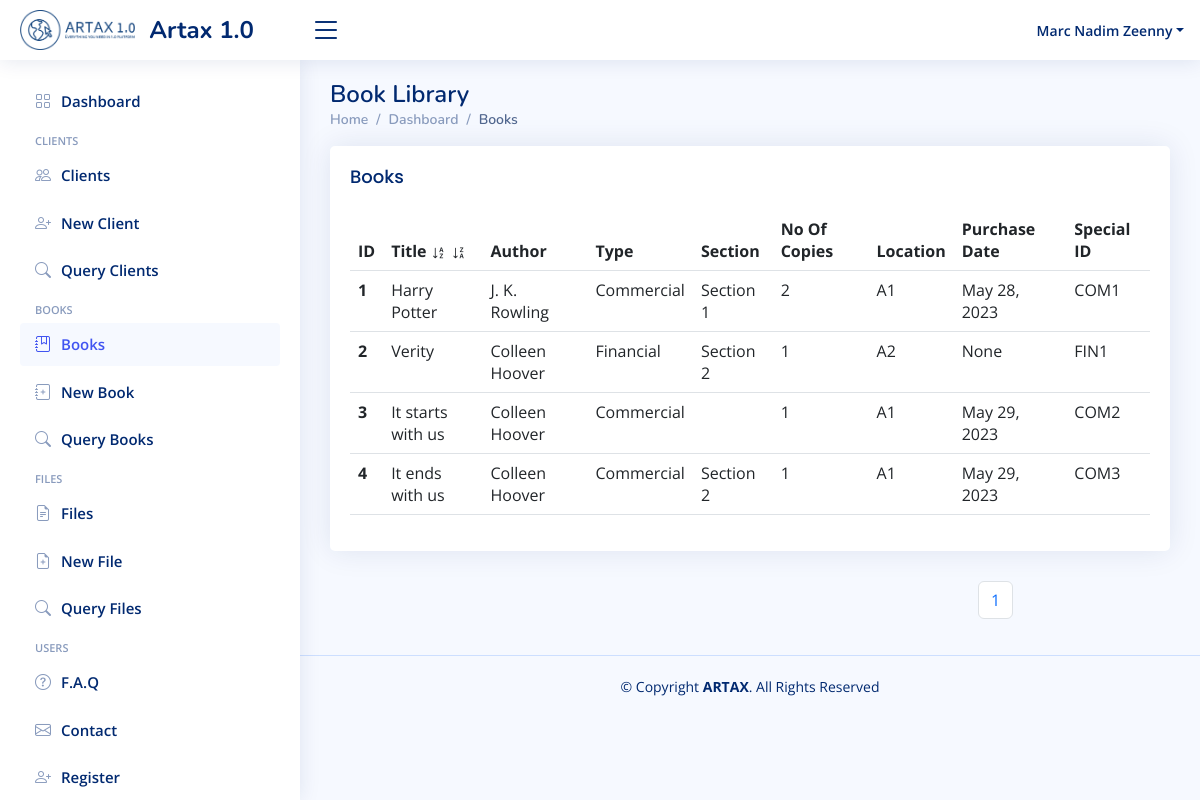
The app's page /books/ (signed in) with its own data.
### artax/models.py (models this page shows, shortened)
class User(AbstractUser):
    email = models.EmailField(blank=True, unique=True)
    about = models.TextField()
    job = models.CharField(max_length=200)
    address = models.TextField()
    phone = models.CharField(max_length=100)
    date_of_registration = models.DateField(default=datetime.today)
    def get_full_name(self):
        return f"{self.first_name} {self.last_name}".strip()

class Book(models.Model):
    lib_id = models.CharField(max_length=50, default="ABC123")
    author = models.ForeignKey("Author", models.PROTECT, related_name="book")
    title = models.CharField(max_length=250)
    subject = models.TextField(null=True)
    type = models.ForeignKey("Type", models.PROTECT, related_name="book")
    section = models.CharField(max_length=250)
    location = models.ForeignKey("Location", models.PROTECT, related_name="book", null=True)
    publisher = models.CharField(max_length=250)
    publishing_date = models.CharField(max_length=250, null=True)
    purchase_date = models.DateField(null=True)
    isbn = models.IntegerField(null=True)
    number_of_copies = models.IntegerField()
    language = models.ForeignKey("Language", models.SET_NULL, related_name="book", null=True)
    date_of_registration = models.DateField(default=datetime.today)
    registrator = models.ForeignKey(User, models.SET_NULL, null=True)

class Author(models.Model):
    name = models.CharField(max_length=200)

class Type(models.Model):
    name = models.CharField(max_length=200)
    code = models.CharField(max_length=3)

class Location(models.Model):
    code = models.CharField(max_length=200)

### artax/views.py (the view)
# urls.py: path("books/", views.all_books, name="all_books"),
@login_required(login_url="login")
def all_books(request):
    page_number = request.GET.get('page')
    books = Book.objects.all()
    if request.GET.get("asc") == 'False':
        books = books[::-1]
    paginator = Paginator(books, PER_PAGE)
    page_obj = paginator.get_page(page_number)
    return render(request, "artax/all-books.html", {"page_obj": page_obj})

### artax/templatetags/custom_tags.py (called while the page is built)
@register.simple_tag(takes_context=True)
def nav_link(context, link, text, icon):
    if context['request'].resolver_match.view_name.endswith(link):
        nav_class = 'nav-item'
        link_class = 'nav-link'
    else:
        nav_class = 'nav-item collapsed'
        link_class = 'nav-link collapsed'
    url = context['request'].build_absolute_uri(reverse(link))
    return mark_safe(f"""<li class="{nav_class}"><a class="{link_class}" href="{url}"><i class="bi bi-{icon}"></i><span>{text}</span></a></li>""")

### artax/templates/artax/all-books.html (shortened to what this page needs)
{% extends 'artax/layout.html' %}
{% block content %}
<main id="main" class="main">
    <div class="pagetitle">
      <h1>Book Library</h1>
      <nav>
        <ol class="breadcrumb">
          <li class="breadcrumb-item"><a href="index.html">Home</a></li>
          <li class="breadcrumb-item">Dashboard</li>
          <li class="breadcrumb-item active">Books</li>
        </ol>
      </nav>
    </div>
    <section class="section">
      <div class="row">
        <div class="col-lg-12">
          <div class="card">
            <div class="card-body">
              <h5 class="card-title">Books</h5>
              <div class="table-responsive-sm table-responsive-md">
                <table class="table table-hover">
                <thead>
                  <tr>
                    <th scope="col">ID</th>
                    <th scope="col">Title <a type="button" class="btn btn-sm" style="padding: 0px 0px;" href="?order_by=title&asc=True"><i class="bi bi-sort-alpha-down"></i></a>
                    <a type="button" class="btn btn-sm" style="padding: 0px 0px;" href="?order_by=title&asc=False"><i class="bi bi-sort-alpha-down-alt"></i></a></th>
                    <th scope="col">Author</th>
                    <th scope="col">Type</th>
                    <th scope="col">Section</th>
                    <th scope="col">No Of Copies</th>
                    <th scope="col">Location</th>
                    <th scope="col">Purchase Date</th>
                    <th scope="col">Special ID</th>
                  </tr>
                </thead>
                <tbody>
                {% for book in page_obj %}
                  <tr class="clickable" onclick="window.location='{% url 'show_book' book_id=book.id %}'" style="cursor: pointer;">
                    <th scope="row">{{ book.id }}</th>
                    <td>{{book.title}}</td>
                    <td>{{book.author.name}}</td>
                    <td>{{book.type.name}}</td>
                    <td>{{book.section}}</td>
                    <td>{{book.number_of_copies}}</td>
                    <td>{{book.location.code}}</td>
                    <td>{{book.purchase_date}}</td>
                    <td>{{book.lib_id}}</td>
                  </tr>
                {% endfor %}
                </tbody>
              </table>
              </div>
            </div>
          </div>
        </div>
        <div class="col-lg-9"></div>
        <div class="col-lg-3">
            <nav aria-label="Page navigation example float-right">
                <ul class="pagination">
                  {% for num in page_obj.paginator.page_range %}
                    {% if page_obj.number == num %}
                      <li class="page-item"><a class="page-link">{{ num }}</a></li>
                    {% else %}
                      <li class="page-item"><a class="page-link" href="?page={{ num }}">{{ num }}</a></li>
                    {% endif %}
                  {% endfor %}
                </ul>
              </nav>
          </div>
      </div>
    </section>
  </main>
{% endblock %}

### artax/templates/artax/layout.html (shortened to what this page needs)
{% load custom_tags %}
{% load static %}
<html lang="en">
<head>
    {% block head %}
    <link href="{% static 'artax/vendor/bootstrap/css/bootstrap.min.css' %}" rel="stylesheet">
    <link href="{% static 'artax/vendor/bootstrap-icons/bootstrap-icons.css' %}" rel="stylesheet">
    <link href="{% static 'artax/vendor/boxicons/css/boxicons.min.css' %}" rel="stylesheet">
    <link href="{% static 'artax/vendor/quill/quill.snow.css'%}" rel="stylesheet">
    <link href="{% static 'artax/vendor/quill/quill.bubble.css'%}" rel="stylesheet">
    <link href="{% static 'artax/vendor/remixicon/remixicon.css'%}" rel="stylesheet">
    <link href="{% static 'artax/vendor/simple-datatables/style.css'%}" rel="stylesheet">
    <link href="{% static 'artax/css/style.css'%}" rel="stylesheet">
    {% endblock %}
</head>
<body>
{% block header %}
<header id="header" class="header fixed-top d-flex align-items-center">
    <div class="d-flex align-items-center justify-content-between">
        <a href="{% url 'index' %}" class="logo d-flex align-items-center" >
            <img src="{% static 'artax/img/png/logo.png' %}" style="height: 40px;" alt="">&nbsp;&nbsp;
            <span class="d-none d-lg-block">Artax 1.0</span>
        </a>
        <i class="bi bi-list toggle-sidebar-btn "></i>
    </div>
    <nav class="header-nav ms-auto">
        <ul class="d-flex align-items-center">
            {% if user.is_authenticated %}
            <li class="nav-item dropdown pe-3">
                <a class="nav-link nav-profile d-flex align-items-center pe-0" href="#" data-bs-toggle="dropdown">
                    <span class="d-none d-md-block dropdown-toggle ps-2">{{ user.get_full_name }}</span>
                </a>
            </li>
            {% else %}
            <li class="nav-item pe-4">
                <a class="nav-link nav-profile d-flex align-items-center pe-0" href="{% url 'login' %}">
                    <span class="d-none d-md-block ps-2">Login to access Artax&trade; features&nbsp;<i class="bi bi-box-arrow-in-right"></i></span>
                </a>
            </li>
            {% endif %}
        </ul>
    </nav>
</header>
{% endblock %}
{% block sidebar %}
<aside id="sidebar" class="sidebar">
    <ul class="sidebar-nav collapsed" id="sidebar-nav">
        {% nav_link 'index' 'Dashboard ' 'grid' %}
        <li class="nav-heading">Clients</li>
        {% nav_link 'all_clients' 'Clients' 'people' %}
        {% nav_link 'new_client' 'New Client' 'person-plus' %}
        {% nav_link 'index' 'Query Clients' 'search' %}
        <li class="nav-heading">Books</li>
        {% nav_link 'all_books' 'Books' 'journal-bookmark' %}
        {% nav_link 'new_book' 'New Book' 'journal-plus' %}
        {% nav_link 'book_queries' 'Query Books ' 'search' %}
        <li class="nav-heading">Files</li>
        {% nav_link 'all_files' 'Files ' 'file-earmark-text' %}
        {% nav_link 'new_file' 'New File' 'file-earmark-plus' %}
        {% nav_link 'file_queries' 'Query Files ' 'search' %}
        <li class="nav-heading">Users</li>
        {% nav_link 'faq' 'F.A.Q' 'question-circle'%}
        {% nav_link 'contact' 'Contact' 'envelope' %}
        {% if user.is_staff %}
            {% nav_link 'register' 'Register' 'person-plus' %}
        {% endif %}
    </ul>
</aside>
{% endblock%}
{% block content %}{% endblock %}
{% block footer %}
<footer id="footer" class="footer">
    <div class="copyright">
        &copy; Copyright <strong><span>ARTAX</span></strong>. All Rights Reserved
    </div>
</footer>
</body>
</html>
{% endblock %}

### artax/static/artax/css/style.css (style rules this page uses)
:root { scroll-behavior: smooth; }
body { font-family: "Open Sans", sans-serif; background: #f6f9ff; color: #444444; }
a { color: #4154f1; text-decoration: none; }
h1, h2, h3, h4, h5, h6 { font-family: "Nunito", sans-serif; }
#main { margin-top: 60px; padding: 20px 30px; transition: all 0.3s; }
.pagetitle { margin-bottom: 10px; }
.pagetitle h1 { font-size: 24px; margin-bottom: 0; font-weight: 600; color: #012970; }
.card { margin-bottom: 30px; border: none; border-radius: 5px; box-shadow: 0px 0 30px rgba(1, 41, 112, 0.1); }
.card-title { padding: 20px 0 15px 0; font-size: 18px; font-weight: 500; color: #012970; font-family: "Poppins", sans-serif; }
.card-body { padding: 0 20px 20px 20px; }
.breadcrumb { font-size: 14px; font-family: "Nunito", sans-serif; color: #899bbd; font-weight: 600; }
.breadcrumb a { color: #899bbd; transition: 0.3s; }
.breadcrumb .breadcrumb-item::before { color: #899bbd; }
.breadcrumb .active { color: #51678f; font-weight: 600; }
.logo { line-height: 1; }
@media (min-width: 1200px) { .logo { width: 280px; } }
.logo img { max-height: 40px; margin-right: 6px; }
.logo span { font-size: 24px; font-weight: 700; color: #012970; font-family: "Nunito", sans-serif; }
.header { transition: all 0.5s; z-index: 997; height: 60px; box-shadow: 0px 2px 20px rgba(1, 41, 112, 0.1); background-color: #fff; padding-left: 20px; }
.header .toggle-sidebar-btn { font-size: 32px; padding-left: 10px; cursor: pointer; color: #012970; }
.header-nav ul { list-style: none; }
.header-nav>ul { margin: 0; padding: 0; }
.header-nav .nav-profile { color: #012970; }
.header-nav .nav-profile span { font-size: 14px; font-weight: 600; }
.sidebar { position: fixed; top: 60px; left: 0; bottom: 0; width: 300px; z-index: 996; transition: all 0.3s; padding: 20px; overflow-y: auto; scrollbar-width: thin; scrollbar-color: #aab7cf transparent; box-shadow: 0px 0px 20px rgba(1, 41, 112, 0.1); background-color: #fff; }
@media (min-width: 1200px) { #main, #footer { margin-left: 300px; } }
.sidebar-nav { padding: 0; margin: 0; list-style: none; }
.sidebar-nav li { padding: 0; margin: 0; list-style: none; }
.sidebar-nav .nav-item { margin-bottom: 5px; }
.sidebar-nav .nav-heading { font-size: 11px; text-transform: uppercase; color: #899bbd; font-weight: 600; margin: 10px 0 5px 15px; }
.sidebar-nav .nav-link { display: flex; align-items: center; font-size: 15px; font-weight: 600; color: #4154f1; transition: 0.3; background: #f6f9ff; padding: 10px 15px; border-radius: 4px; }
.sidebar-nav .nav-link i { font-size: 16px; margin-right: 10px; color: #4154f1; }
.sidebar-nav .nav-link.collapsed { color: #012970; background: #fff; }
.sidebar-nav .nav-link.collapsed i { color: #899bbd; }
.footer { padding: 20px 0; font-size: 14px; transition: all 0.3s; border-top: 1px solid #cddfff; }
.footer .copyright { text-align: center; color: #012970; }

### records on screen
User: get_full_name "Marc Nadim Zeenny"
Book: id "1", title "Harry Potter", author.name "J. K. Rowling", type.name "Commercial", section "Section 1", number_of_copies "2", location.code "A1", purchase_date "May 28, 2023", lib_id "COM1"
Book: id "2", title "Verity", author.name "Colleen Hoover", type.name "Financial", section "Section 2", number_of_copies "1", location.code "A2", purchase_date "None", lib_id "FIN1"
Book: id "3", title "It starts with us", author.name "Colleen Hoover", type.name "Commercial", number_of_copies "1", location.code "A1", purchase_date "May 29, 2023", lib_id "COM2"
Book: id "4", title "It ends with us", author.name "Colleen Hoover", type.name "Commercial", section "Section 2", number_of_copies "1", location.code "A1", purchase_date "May 29, 2023", lib_id "COM3"

### other values on screen
{{ num }} "1"
